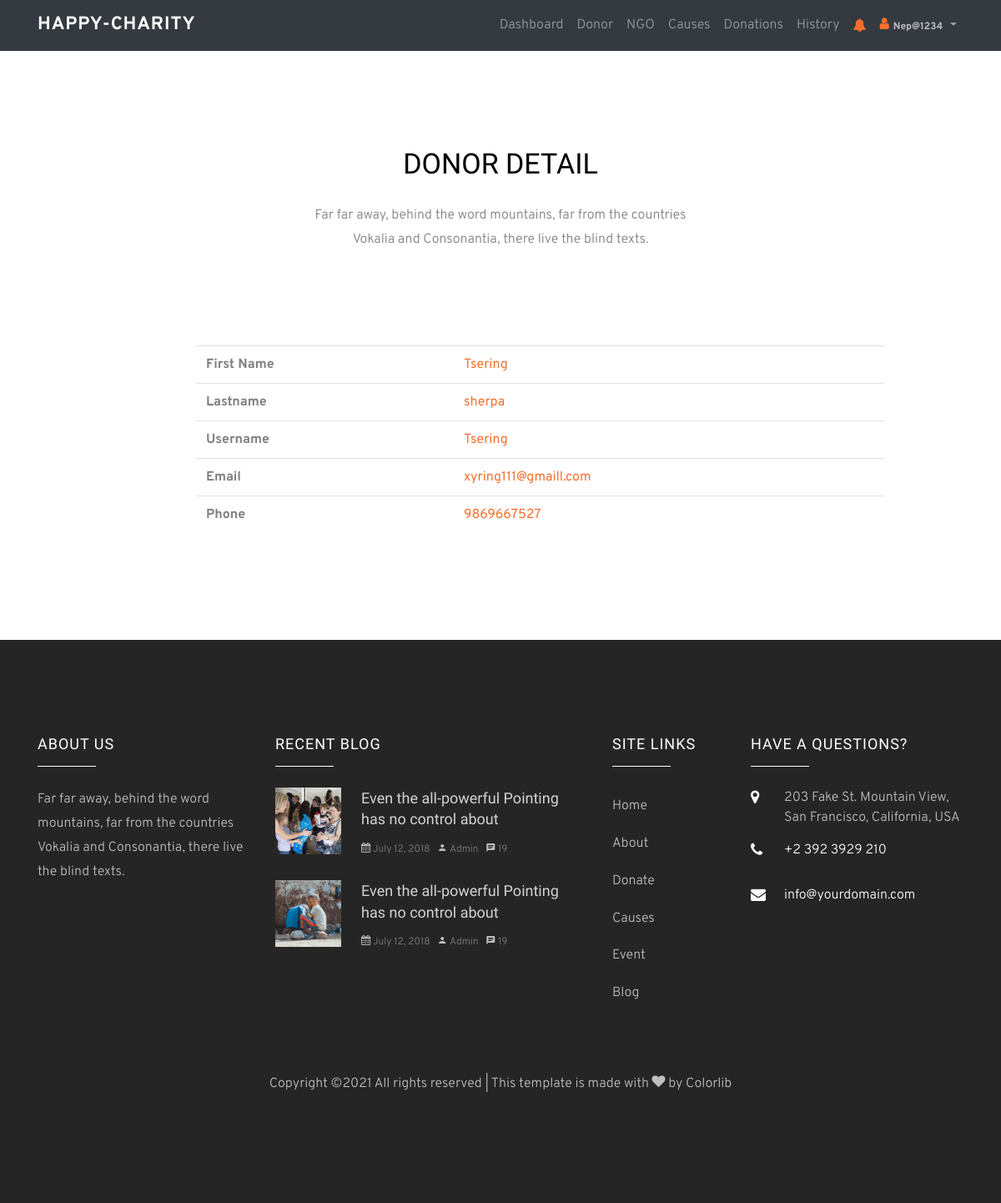
Page /donor/1/details (signed in) on the committed database.
### account/models.py (models this page shows, shortened)
class CustomerProfile(models.Model):
    user = models.OneToOneField(User, on_delete=models.CASCADE)
    birthdate = models.DateField()
    phone_regex = RegexValidator(regex=r'^\+?1?\d{6,12}$',
                                 message="Phone number must be entered in the format: '+999999999'. Up to 12 digits allowed.")
    phone = models.CharField(validators=[phone_regex], max_length=15, blank=False,
                             unique=True)  # validators should be a list
    profile = models.ImageField(upload_to='donor/profile', blank=True)
    field_history = FieldHistoryTracker(['user'])

### account/views.py (the view)
# urls.py: path('donor/<int:pk>/details', views.DonorDetailView.as_view(), name='detail_donor'),
@method_decorator(permission_required('is_superuser'), name='dispatch')
@method_decorator(login_required, name='dispatch')
class DonorDetailView(DetailView):
    model = CustomerProfile
    template_name = 'account/donor_detailview.html'
    context_object_name = 'donor_detail'

### account/templates/account/donor_detailview.html (shortened to what this page needs)
{% extends 'account/basetemplates/admin_nav_base.html' %}
{% load static %}
{% block body %}
<section class="ftco-section">
    <div class="container">
        <div class="row justify-content-center mb-5 pb-5">
            <div class="col-md-5 heading-section ftco-animate text-center">
                <h2 class="mb-4">Donor Detail</h2>
                <p>Far far away, behind the word mountains, far from the countries Vokalia and Consonantia, there
                    live the blind texts.</p>
            </div>
        </div>
        <div class="row text-center">
            <div class="col-md-2"></div>
            <div class="col-md-9 ftco-animate">
                <div class="container bootstrap snippets bootdey">
                    <div class="panel-body inf-content">
                        <div class="row">
                            <div class="table-responsive">
                                <table class="table table-user-information">
                                    <tbody>
                                    <tr>
                                        <td>
                                            <strong>
                                                First Name
                                            </strong>
                                        </td>
                                        <td class="text-primary">
                                            {{ donor_detail.user.first_name }}
                                        </td>
                                    </tr>
                                    <tr>
                                        <td>
                                            <strong>
                                                Lastname
                                            </strong>
                                        </td>
                                        <td class="text-primary">
                                            {{ donor_detail.user.last_name }}
                                        </td>
                                    </tr>
                                    <tr>
                                        <td>
                                            <strong>
                                                Username
                                            </strong>
                                        </td>
                                        <td class="text-primary">
                                            {{ donor_detail.user.username }}
                                        </td>
                                    </tr>
                                    <tr>
                                        <td>
                                            <strong>
                                                Email
                                            </strong>
                                        </td>
                                        <td class="text-primary">
                                            {{ donor_detail.user.email }}
                                        </td>
                                    </tr>
                                    <tr>
                                        <td>
                                            <strong>
                                                Phone
                                            </strong>
                                        </td>
                                        <td class="text-primary">
                                            {{ donor_detail.phone }}
                                        </td>
                                    </tr>
                                    </tbody>
                                </table>
                            </div>
                        </div>
                    </div>
                </div>
            </div>
        </div>
    </div>
</section>
{% endblock %}

### account/templates/account/basetemplates/admin_nav_base.html (shortened to what this page needs)
<html lang="en">
{% load static %}
{% load notifications_tags %}
<head>
    <link rel="stylesheet" href={% static 'css/customer/css/open-iconic-bootstrap.min.css' %}>
    <link rel="stylesheet" href={% static 'css/customer/css/animate.css' %} >
    <link rel="stylesheet" href={% static 'css/customer/css/owl.carousel.min.css' %} >
                  <link rel="stylesheet" href={% static 'css/customer/css/owl.theme.default.min.css' %} >
                  <link rel="stylesheet" href={% static 'css/customer/css/magnific-popup.css' %} >
                  <link rel="stylesheet" href={% static 'css/customer/css/aos.css' %} >
                  <link rel="stylesheet" href={% static 'css/customer/css/ionicons.min.css' %} >
                  <link rel="stylesheet" href={% static "css/customer/css/bootstrap-datepicker.css"  %} >
                  <link rel="stylesheet" href={% static 'css/customer/css/jquery.timepicker.css' %} >
                  <link rel="stylesheet" href={% static 'css/customer/css/flaticon.css' %} >
                  <link rel="stylesheet" href={% static 'css/customer/css/icomoon.css' %} >
                  <link rel="stylesheet" href={% static 'css/customer/css/style.css' %} >
                  </head>
<body>
<nav class="navbar navbar-expand-lg navbar-dark ftco_navbar bg-dark ftco-navbar-dark" id="ftco-navbar">
    <div class="container">
        {% if request.user.is_staff %}
        <a class="navbar-brand" href="{% url 'dashboard' %}">HAPPY-CHARITY</a>
        {% else %}
        <a class="navbar-brand" href="{% url 'index' %}">HAPPY-CHARITY</a>
        {% endif %}
        <div class="collapse navbar-collapse" id="ftco-nav">
            <ul class="navbar-nav ml-auto">
                {% if request.user.is_superuser %}
                <li class="nav-item"><a href="{% url 'dashboard' %}" class="nav-link">Dashboard</a></li>
                <li class="nav-item"><a href="{% url 'list_donor' %}" class="nav-link">Donor</a></li>
                <li class="nav-item"><a href="{% url 'list_ngo' %}" class="nav-link">NGO</a></li>
                <li class="nav-item"><a href="{% url 'list_cause' %}" class="nav-link">Causes</a></li>
                <li class="nav-item"><a href="{% url 'list_donation' %}" class="nav-link">Donations</a></li>
                <li class="nav-item"><a href="{% url 'list_history' %}" class="nav-link">History</a></li>
                {% endif %}
            </ul>
            {% if user.is_authenticated %}
            <ul class="navbar-nav show">
                    <li class="nav-item dropdown" role="button">
                        <a class="nav-link dropdown" href="#" id=""
                           data-toggle="dropdown"
                           aria-haspopup="true" aria-expanded="true"><i
                                class="icon icon-bell" style="color:#f86f2b;"></i></a>
                    </li>
                </ul>
                <ul class="navbar-nav">
                    <li class="nav-item dropdown">
                        <a class="nav-link dropdown-toggle" href="#" id="navbarDropdownMenuLink"
                           data-toggle="dropdown"
                           aria-haspopup="true" aria-expanded="true"><i
                                class="icon icon-user" style="color:#f86f2b;"></i><span class="badge">{{user.username}}</span></a>
                    </li>
                </ul>
            {% endif %}
        </div>
    </div>
</nav>
{% block body %}
{% endblock %}
<footer class="ftco-footer ftco-section img">
      <div class="container">
        <div class="row mb-5">
          <div class="col-md-3">
            <div class="ftco-footer-widget mb-4">
              <h2 class="ftco-heading-2">About Us</h2>
              <p>Far far away, behind the word mountains, far from the countries Vokalia and Consonantia, there live the blind texts.</p>
              <ul class="ftco-footer-social list-unstyled float-md-left float-lft mt-5">
              </ul>
            </div>
          </div>
          <div class="col-md-4">
            <div class="ftco-footer-widget mb-4">
              <h2 class="ftco-heading-2">Recent Blog</h2>
              <div class="block-21 mb-4 d-flex">
                <a class="blog-img mr-4" style="background-image: url(images/image_1.jpg);"></a>
                <div class="text">
                  <h3 class="heading"><a href="#">Even the all-powerful Pointing has no control about</a></h3>
                  <div class="meta">
                    <div><a href="#"><span class="icon-calendar"></span> July 12, 2018</a></div>
                    <div><a href="#"><span class="icon-person"></span> Admin</a></div>
                    <div><a href="#"><span class="icon-chat"></span> 19</a></div>
                  </div>
                </div>
              </div>
              <div class="block-21 mb-4 d-flex">
                <a class="blog-img mr-4" style="background-image: url(images/image_2.jpg);"></a>
                <div class="text">
                  <h3 class="heading"><a href="#">Even the all-powerful Pointing has no control about</a></h3>
                  <div class="meta">
                    <div><a href="#"><span class="icon-calendar"></span> July 12, 2018</a></div>
                    <div><a href="#"><span class="icon-person"></span> Admin</a></div>
                    <div><a href="#"><span class="icon-chat"></span> 19</a></div>
                  </div>
                </div>
              </div>
            </div>
          </div>
          <div class="col-md-2">
             <div class="ftco-footer-widget mb-4 ml-md-4">
              <h2 class="ftco-heading-2">Site Links</h2>
              <ul class="list-unstyled">
                <li><a href="#" class="py-2 d-block">Home</a></li>
                <li><a href="#" class="py-2 d-block">About</a></li>
                <li><a href="#" class="py-2 d-block">Donate</a></li>
                <li><a href="#" class="py-2 d-block">Causes</a></li>
                <li><a href="#" class="py-2 d-block">Event</a></li>
                <li><a href="#" class="py-2 d-block">Blog</a></li>
              </ul>
            </div>
          </div>
          <div class="col-md-3">
            <div class="ftco-footer-widget mb-4">
            	<h2 class="ftco-heading-2">Have a Questions?</h2>
            	<div class="block-23 mb-3">
	              <ul>
	                <li><span class="icon icon-map-marker"></span><span class="text">203 Fake St. Mountain View, San Francisco, California, USA</span></li>
	                <li><a href="#"><span class="icon icon-phone"></span><span class="text">+2 392 3929 210</span></a></li>
	                <li><a href="#"><span class="icon icon-envelope"></span><span class="text">info@yourdomain.com</span></a></li>
	              </ul>
	            </div>
            </div>
          </div>
        </div>
        <div class="row">
          <div class="col-md-12 text-center">
            <p>
  Copyright &copy;<script>document.write(new Date().getFullYear());</script> All rights reserved | This template is made with <i class="icon-heart" aria-hidden="true"></i> by <a href="https://colorlib.com" target="_blank">Colorlib</a>
  </p>
          </div>
        </div>
      </div>
    </footer>
</body>
</html>

### static/css/customer/css/icomoon.css (style rules this page uses)
[class^="icon-"], [class*=" icon-"] { font-family: 'icomoon' !important; speak: none; font-style: normal; font-weight: normal; font-variant: normal; text-transform: none; line-height: 1; -webkit-font-smoothing: antialiased; -moz-osx-font-smoothing: grayscale; }
.icon-heart:before { content: "\f004"; }
.icon-user:before { content: "\f007"; }
.icon-map-marker:before { content: "\f041"; }
.icon-calendar:before { content: "\f073"; }
.icon-phone:before { content: "\f095"; }
.icon-envelope:before { content: "\f0e0"; }
.icon-bell:before { content: "\f0f3"; }
.icon-chat:before { content: "\e0b7"; }
.icon-person:before { content: "\e7fd"; }

### rows in the picture
CustomerProfile: user.first_name "Tsering", user.last_name "sherpa", user.username "Tsering", user.email "xyring111@gmaill.com", phone "9869667527"

### other values in the picture
{{ user.username }} "Nep@1234"
